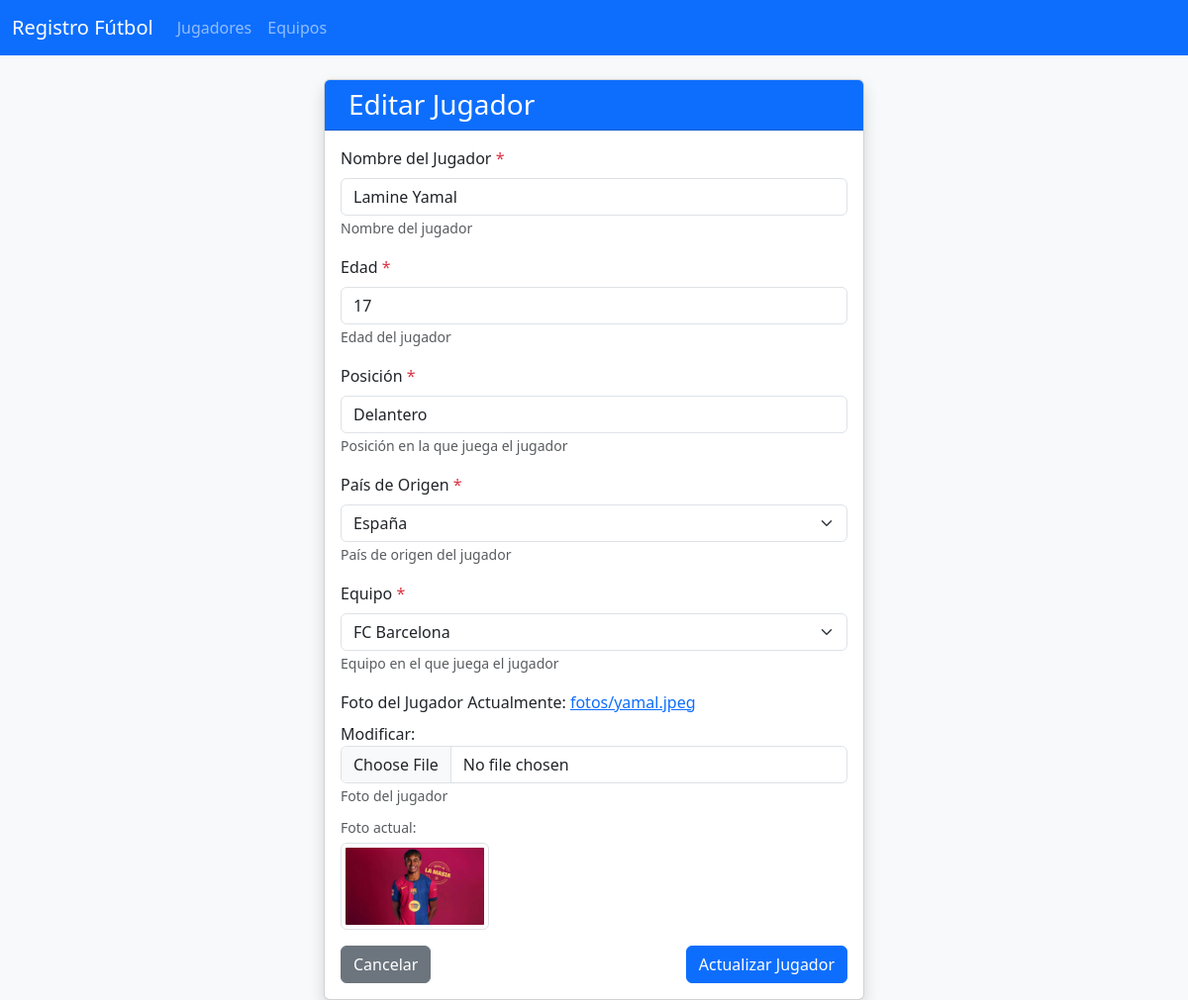
/jugadores/editar/1/, run on the app's committed database.
### registro_futbol/models.py (models this page shows, shortened)
class Jugador(models.Model):
    nombre = models.CharField(max_length=100, help_text="Nombre del jugador")
    edad = models.IntegerField(
        help_text="Edad del jugador",
        validators=[MaxValueValidator(46), MinValueValidator(16)],
    )
    posicion = models.CharField(
        max_length=100, help_text="Posición en la que juega el jugador"
    )
    pais = models.ForeignKey(
        Pais, on_delete=models.CASCADE, help_text="País de origen del jugador"
    )
    equipo = models.ForeignKey(
        Equipo, on_delete=models.CASCADE, help_text="Equipo en el que juega el jugador"
    )
    foto = models.ImageField(upload_to="fotos/", help_text="Foto del jugador")

### registro_futbol/views.py (the view)
# urls.py: path("jugadores/editar/<int:id>/", views.jugador_edit, name="jugador_edit"),
def jugador_edit(request, id):
    jugador = get_object_or_404(Jugador, id=id)
    if request.method == "POST":
        form = JugadorForm(request.POST, request.FILES, instance=jugador)
        if form.is_valid():
            form.save()
            messages.success(
                request,
                f'Jugador "{form.cleaned_data["nombre"]}" actualizado correctamente.',
            )
            return redirect("jugador_list")
    else:
        form = JugadorForm(instance=jugador)
    return render(request, "registro_futbol/jugador_form.html", {"form": form})

### registro_futbol/models.py (called while the page is built)
    def __str__(self):
        return self.nombre

    def __str__(self):
        return self.nombre

### templates/registro_futbol/jugador_form.html (shortened to what this page needs)
{% extends "base.html" %}
{% block content %}
    <div class="container mt-4">
        <div class="row justify-content-center">
            <div class="col-md-8 col-lg-6">
                <div class="card shadow">
                    <div class="card-header bg-primary text-white">
                        <h3 class="card-title mb-0">
                            {% if form.instance.pk %}
                                Editar Jugador
                            {% else %}
                                Agregar Nuevo Jugador
                            {% endif %}
                        </h3>
                    </div>
                    <div class="card-body">
                        <form method="post" enctype="multipart/form-data" novalidate>
                            <div class="mb-3">
                                <label for="{{ form.nombre.id_for_label }}" class="form-label">
                                    {{ form.nombre.label }}
                                    <span class="text-danger">*</span>
                                </label>
                                {{ form.nombre }}
                                {% if form.nombre.help_text %}<small class="form-text text-muted">{{ form.nombre.help_text }}</small>{% endif %}
                            </div>
                            <div class="mb-3">
                                <label for="{{ form.edad.id_for_label }}" class="form-label">
                                    {{ form.edad.label }}
                                    <span class="text-danger">*</span>
                                </label>
                                {{ form.edad }}
                                {% if form.edad.help_text %}<small class="form-text text-muted">{{ form.edad.help_text }}</small>{% endif %}
                            </div>
                            <div class="mb-3">
                                <label for="{{ form.posicion.id_for_label }}" class="form-label">
                                    {{ form.posicion.label }}
                                    <span class="text-danger">*</span>
                                </label>
                                {{ form.posicion }}
                                {% if form.posicion.help_text %}<small class="form-text text-muted">{{ form.posicion.help_text }}</small>{% endif %}
                            </div>
                            <div class="mb-3">
                                <label for="{{ form.pais.id_for_label }}" class="form-label">
                                    {{ form.pais.label }}
                                    <span class="text-danger">*</span>
                                </label>
                                {{ form.pais }}
                                {% if form.pais.help_text %}<small class="form-text text-muted">{{ form.pais.help_text }}</small>{% endif %}
                            </div>
                            <div class="mb-3">
                                <label for="{{ form.equipo.id_for_label }}" class="form-label">
                                    {{ form.equipo.label }}
                                    <span class="text-danger">*</span>
                                </label>
                                {{ form.equipo }}
                                {% if form.equipo.help_text %}<small class="form-text text-muted">{{ form.equipo.help_text }}</small>{% endif %}
                            </div>
                            <div class="mb-3">
                                <label for="{{ form.foto.id_for_label }}" class="form-label">{{ form.foto.label }}</label>
                                {{ form.foto }}
                                {% if form.foto.help_text %}<small class="form-text text-muted">{{ form.foto.help_text }}</small>{% endif %}
                                {% if form.instance.pk and form.instance.foto %}
                                    <div class="mt-2">
                                        <small class="text-muted">Foto actual:</small>
                                        <br>
                                        <img src="{{ form.instance.foto.url }}"
                                             alt="{{ form.instance.nombre }}"
                                             class="img-thumbnail mt-1"
                                             style="max-width: 150px;
                                                    max-height: 150px">
                                    </div>
                                {% endif %}
                            </div>
                            <div class="d-flex justify-content-between">
                                <a href="{% url 'jugador_list' %}" class="btn btn-secondary">
                                     Cancelar
                                </a>
                                <button type="submit" class="btn btn-primary">
                                    {% if form.instance.pk %}
                                        Actualizar Jugador
                                    {% else %}
                                        Crear Jugador
                                    {% endif %}
                                </button>
                            </div>
                        </form>
                    </div>
                </div>
            </div>
        </div>
    </div>
{% endblock content %}

### data on the page
Jugador: nombre "Lamine Yamal", edad "17", posicion "Delantero", pais "España", equipo "FC Barcelona", instance.foto (picture)
